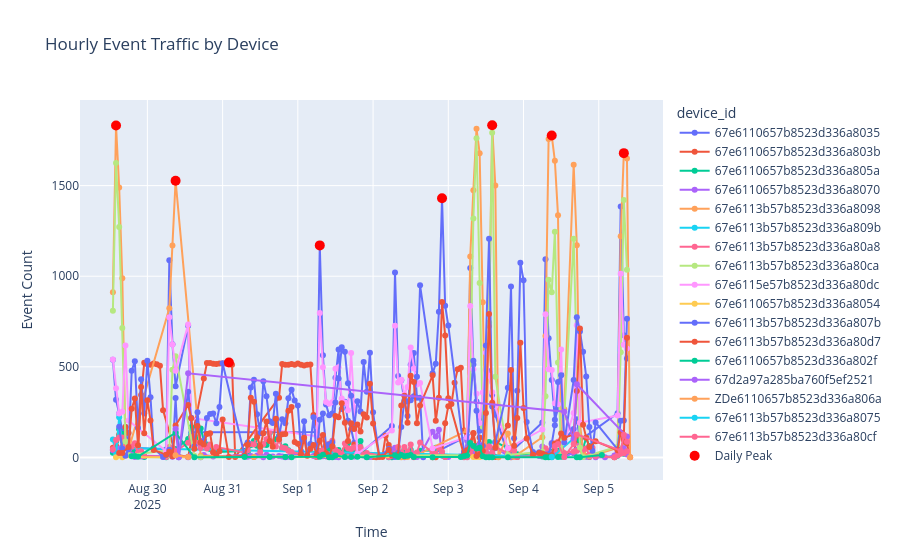

The code cell stored with this chart in its notebook:
### Code cell
show_traffic_graph(recog_df, by_hour=True)
